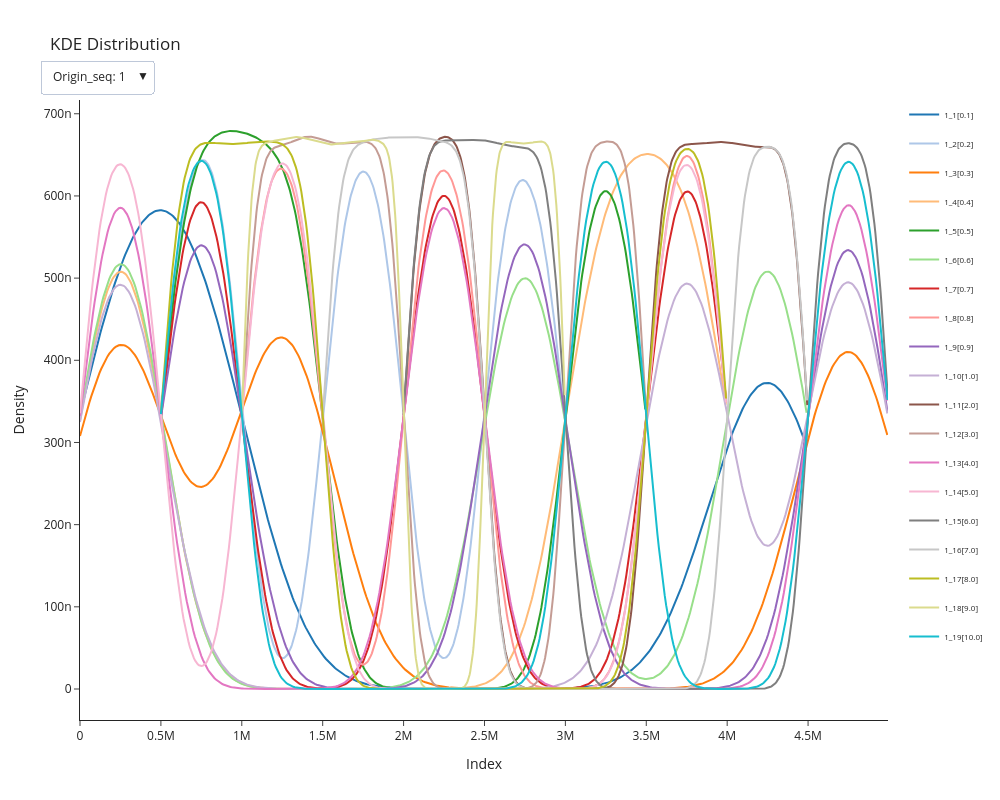

Notebook code for this chart:
### Code cell
plotly_kde_dropdown(pseudosnp_dataframe)

### Figure 1 — Plotly figure (JSON) as saved in the notebook; plotly's stock layout.template omitted (floating-point values rounded to 4 significant figures; data arrays with more than 128 entries replaced by an {"elided": "..."} marker saying what was removed)
{"data": [{"legendgroup": "1[0.1]", "marker": {"color": "rgb(31, 119, 180)"}, "mode": "lines", "name": "1_1[0.1]", "showlegend": true, "type": "scatter", "visible": true, "x": {"elided": "500 float values"}, "xaxis": "x", "y": {"elided": "500 float values"}, "yaxis": "y"}, {"legendgroup": "2[0.2]", "marker": {"color": "rgb(174, 199, 232)"}, "mode": "lines", "name": "1_2[0.2]", "showlegend": true, "type": "scatter", "visible": true, "x": {"elided": "500 float values"}, "xaxis": "x", "y": {"elided": "500 float values"}, "yaxis": "y"}, {"legendgroup": "3[0.3]", "marker": {"color": "rgb(255, 127, 14)"}, "mode": "lines", "name": "1_3[0.3]", "showlegend": true, "type": "scatter", "visible": true, "x": {"elided": "500 float values"}, "xaxis": "x", "y": {"elided": "500 float values"}, "yaxis": "y"}, {"legendgroup": "4[0.4]", "marker": {"color": "rgb(255, 187, 120)"}, "mode": "lines", "name": "1_4[0.4]", "showlegend": true, "type": "scatter", "visible": true, "x": {"elided": "500 float values"}, "xaxis": "x", "y": {"elided": "500 float values"}, "yaxis": "y"}, {"legendgroup": "5[0.5]", "marker": {"color": "rgb(44, 160, 44)"}, "mode": "lines", "name": "1_5[0.5]", "showlegend": true, "type": "scatter", "visible": true, "x": {"elided": "500 float values"}, "xaxis": "x", "y": {"elided": "500 float values"}, "yaxis": "y"}, {"legendgroup": "6[0.6]", "marker": {"color": "rgb(152, 223, 138)"}, "mode": "lines", "name": "1_6[0.6]", "showlegend": true, "type": "scatter", "visible": true, "x": {"elided": "500 float values"}, "xaxis": "x", "y": {"elided": "500 float values"}, "yaxis": "y"}, {"legendgroup": "7[0.7]", "marker": {"color": "rgb(214, 39, 40)"}, "mode": "lines", "name": "1_7[0.7]", "showlegend": true, "type": "scatter", "visible": true, "x": {"elided": "500 float values"}, "xaxis": "x", "y": {"elided": "500 float values"}, "yaxis": "y"}, {"legendgroup": "8[0.8]", "marker": {"color": "rgb(255, 152, 150)"}, "mode": "lines", "name": "1_8[0.8]", "showlegend": true, "type": "scatter", "visible": true, "x": {"elided": "500 float values"}, "xaxis": "x", "y": {"elided": "500 float values"}, "yaxis": "y"}, {"legendgroup": "9[0.9]", "marker": {"color": "rgb(148, 103, 189)"}, "mode": "lines", "name": "1_9[0.9]", "showlegend": true, "type": "scatter", "visible": true, "x": {"elided": "500 float values"}, "xaxis": "x", "y": {"elided": "500 float values"}, "yaxis": "y"}, {"legendgroup": "10[1.0]", "marker": {"color": "rgb(197, 176, 213)"}, "mode": "lines", "name": "1_10[1.0]", "showlegend": true, "type": "scatter", "visible": true, "x": {"elided": "500 float values"}, "xaxis": "x", "y": {"elided": "500 float values"}, "yaxis": "y"}, {"legendgroup": "11[2.0]", "marker": {"color": "rgb(140, 86, 75)"}, "mode": "lines", "name": "1_11[2.0]", "showlegend": true, "type": "scatter", "visible": true, "x": {"elided": "500 float values"}, "xaxis": "x", "y": {"elided": "500 float values"}, "yaxis": "y"}, {"legendgroup": "12[3.0]", "marker": {"color": "rgb(196, 156, 148)"}, "mode": "lines", "name": "1_12[3.0]", "showlegend": true, "type": "scatter", "visible": true, "x": {"elided": "500 float values"}, "xaxis": "x", "y": {"elided": "500 float values"}, "yaxis": "y"}, {"legendgroup": "13[4.0]", "marker": {"color": "rgb(227, 119, 194)"}, "mode": "lines", "name": "1_13[4.0]", "showlegend": true, "type": "scatter", "visible": true, "x": {"elided": "500 float values"}, "xaxis": "x", "y": {"elided": "500 float values"}, "yaxis": "y"}, {"legendgroup": "14[5.0]", "marker": {"color": "rgb(247, 182, 210)"}, "mode": "lines", "name": "1_14[5.0]", "showlegend": true, "type": "scatter", "visible": true, "x": {"elided": "500 float values"}, "xaxis": "x", "y": {"elided": "500 float values"}, "yaxis": "y"}, {"legendgroup": "15[6.0]", "marker": {"color": "rgb(127, 127, 127)"}, "mode": "lines", "name": "1_15[6.0]", "showlegend": true, "type": "scatter", "visible": true, "x": {"elided": "500 float values"}, "xaxis": "x", "y": {"elided": "500 float values"}, "yaxis": "y"}, {"legendgroup": "16[7.0]", "marker": {"color": "rgb(199, 199, 199)"}, "mode": "lines", "name": "1_16[7.0]", "showlegend": true, "type": "scatter", "visible": true, "x": {"elided": "500 float values"}, "xaxis": "x", "y": {"elided": "500 float values"}, "yaxis": "y"}, {"legendgroup": "17[8.0]", "marker": {"color": "rgb(188, 189, 34)"}, "mode": "lines", "name": "1_17[8.0]", "showlegend": true, "type": "scatter", "visible": true, "x": {"elided": "500 float values"}, "xaxis": "x", "y": {"elided": "500 float values"}, "yaxis": "y"}, {"legendgroup": "18[9.0]", "marker": {"color": "rgb(219, 219, 141)"}, "mode": "lines", "name": "1_18[9.0]", "showlegend": true, "type": "scatter", "visible": true, "x": {"elided": "500 float values"}, "xaxis": "x", "y": {"elided": "500 float values"}, "yaxis": "y"}, {"legendgroup": "19[10.0]", "marker": {"color": "rgb(23, 190, 207)"}, "mode": "lines", "name": "1_19[10.0]", "showlegend": true, "type": "scatter", "visible": true, "x": {"elided": "500 float values"}, "xaxis": "x", "y": {"elided": "500 float values"}, "yaxis": "y"}, {"legendgroup": "20[0.1]", "marker": {"color": "rgb(31, 119, 180)"}, "mode": "lines", "name": "2_20[0.1]", "showlegend": true, "type": "scatter", "visible": false, "x": {"elided": "500 float values"}, "xaxis": "x", "y": {"elided": "500 float values"}, "yaxis": "y"}, {"legendgroup": "21[0.2]", "marker": {"color": "rgb(174, 199, 232)"}, "mode": "lines", "name": "2_21[0.2]", "showlegend": true, "type": "scatter", "visible": false, "x": {"elided": "500 float values"}, "xaxis": "x", "y": {"elided": "500 float values"}, "yaxis": "y"}, {"legendgroup": "22[0.3]", "marker": {"color": "rgb(255, 127, 14)"}, "mode": "lines", "name": "2_22[0.3]", "showlegend": true, "type": "scatter", "visible": false, "x": {"elided": "500 float values"}, "xaxis": "x", "y": {"elided": "500 float values"}, "yaxis": "y"}, {"legendgroup": "23[0.4]", "marker": {"color": "rgb(255, 187, 120)"}, "mode": "lines", "name": "2_23[0.4]", "showlegend": true, "type": "scatter", "visible": false, "x": {"elided": "500 float values"}, "xaxis": "x", "y": {"elided": "500 float values"}, "yaxis": "y"}, {"legendgroup": "24[0.5]", "marker": {"color": "rgb(44, 160, 44)"}, "mode": "lines", "name": "2_24[0.5]", "showlegend": true, "type": "scatter", "visible": false, "x": {"elided": "500 float values"}, "xaxis": "x", "y": {"elided": "500 float values"}, "yaxis": "y"}, {"legendgroup": "25[0.6]", "marker": {"color": "rgb(152, 223, 138)"}, "mode": "lines", "name": "2_25[0.6]", "showlegend": true, "type": "scatter", "visible": false, "x": {"elided": "500 float values"}, "xaxis": "x", "y": {"elided": "500 float values"}, "yaxis": "y"}, {"legendgroup": "26[0.7]", "marker": {"color": "rgb(214, 39, 40)"}, "mode": "lines", "name": "2_26[0.7]", "showlegend": true, "type": "scatter", "visible": false, "x": {"elided": "500 float values"}, "xaxis": "x", "y": {"elided": "500 float values"}, "yaxis": "y"}, {"legendgroup": "27[0.8]", "marker": {"color": "rgb(255, 152, 150)"}, "mode": "lines", "name": "2_27[0.8]", "showlegend": true, "type": "scatter", "visible": false, "x": {"elided": "500 float values"}, "xaxis": "x", "y": {"elided": "500 float values"}, "yaxis": "y"}, {"legendgroup": "28[0.9]", "marker": {"color": "rgb(148, 103, 189)"}, "mode": "lines", "name": "2_28[0.9]", "showlegend": true, "type": "scatter", "visible": false, "x": {"elided": "500 float values"}, "xaxis": "x", "y": {"elided": "500 float values"}, "yaxis": "y"}, {"legendgroup": "29[1.0]", "marker": {"color": "rgb(197, 176, 213)"}, "mode": "lines", "name": "2_29[1.0]", "showlegend": true, "type": "scatter", "visible": false, "x": {"elided": "500 float values"}, "xaxis": "x", "y": {"elided": "500 float values"}, "yaxis": "y"}, {"legendgroup": "30[2.0]", "marker": {"color": "rgb(140, 86, 75)"}, "mode": "lines", "name": "2_30[2.0]", "showlegend": true, "type": "scatter", "visible": false, "x": {"elided": "500 float values"}, "xaxis": "x", "y": {"elided": "500 float values"}, "yaxis": "y"}, {"legendgroup": "31[3.0]", "marker": {"color": "rgb(196, 156, 148)"}, "mode": "lines", "name": "2_31[3.0]", "showlegend": true, "type": "scatter", "visible": false, "x": {"elided": "500 float values"}, "xaxis": "x", "y": {"elided": "500 float values"}, "yaxis": "y"}, {"legendgroup": "32[4.0]", "marker": {"color": "rgb(227, 119, 194)"}, "mode": "lines", "name": "2_32[4.0]", "showlegend": true, "type": "scatter", "visible": false, "x": {"elided": "500 float values"}, "xaxis": "x", "y": {"elided": "500 float values"}, "yaxis": "y"}, {"legendgroup": "33[5.0]", "marker": {"color": "rgb(247, 182, 210)"}, "mode": "lines", "name": "2_33[5.0]", "showlegend": true, "type": "scatter", "visible": false, "x": {"elided": "500 float values"}, "xaxis": "x", "y": {"elided": "500 float values"}, "yaxis": "y"}, {"legendgroup": "34[6.0]", "marker": {"color": "rgb(127, 127, 127)"}, "mode": "lines", "name": "2_34[6.0]", "showlegend": true, "type": "scatter", "visible": false, "x": {"elided": "500 float values"}, "xaxis": "x", "y": {"elided": "500 float values"}, "yaxis": "y"}, {"legendgroup": "35[7.0]", "marker": {"color": "rgb(199, 199, 199)"}, "mode": "lines", "name": "2_35[7.0]", "showlegend": true, "type": "scatter", "visible": false, "x": {"elided": "500 float values"}, "xaxis": "x", "y": {"elided": "500 float values"}, "yaxis": "y"}, {"legendgroup": "36[8.0]", "marker": {"color": "rgb(188, 189, 34)"}, "mode": "lines", "name": "2_36[8.0]", "showlegend": true, "type": "scatter", "visible": false, "x": {"elided": "500 float values"}, "xaxis": "x", "y": {"elided": "500 float values"}, "yaxis": "y"}, {"legendgroup": "37[9.0]", "marker": {"color": "rgb(219, 219, 141)"}, "mode": "lines", "name": "2_37[9.0]", "showlegend": true, "type": "scatter", "visible": false, "x": {"elided": "500 float values"}, "xaxis": "x", "y": {"elided": "500 float values"}, "yaxis": "y"}, {"legendgroup": "38[10.0]", "marker": {"color": "rgb(23, 190, 207)"}, "mode": "lines", "name": "2_38[10.0]", "showlegend": true, "type": "scatter", "visible": false, "x": {"elided": "500 float values"}, "xaxis": "x", "y": {"elided": "500 float values"}, "yaxis": "y"}, {"legendgroup": "39[0.1]", "marker": {"color": "rgb(31, 119, 180)"}, "mode": "lines", "name": "3_39[0.1]", "showlegend": true, "type": "scatter", "visible": false, "x": {"elided": "500 float values"}, "xaxis": "x", "y": {"elided": "500 float values"}, "yaxis": "y"}, {"legendgroup": "40[0.2]", "marker": {"color": "rgb(174, 199, 232)"}, "mode": "lines", "name": "3_40[0.2]", "showlegend": true, "type": "scatter", "visible": false, "x": {"elided": "500 float values"}, "xaxis": "x", "y": {"elided": "500 float values"}, "yaxis": "y"}, {"legendgroup": "41[0.3]", "marker": {"color": "rgb(255, 127, 14)"}, "mode": "lines", "name": "3_41[0.3]", "showlegend": true, "type": "scatter", "visible": false, "x": {"elided": "500 float values"}, "xaxis": "x", "y": {"elided": "500 float values"}, "yaxis": "y"}, {"legendgroup": "42[0.4]", "marker": {"color": "rgb(255, 187, 120)"}, "mode": "lines", "name": "3_42[0.4]", "showlegend": true, "type": "scatter", "visible": false, "x": {"elided": "500 float values"}, "xaxis": "x", "y": {"elided": "500 float values"}, "yaxis": "y"}, {"legendgroup": "43[0.5]", "marker": {"color": "rgb(44, 160, 44)"}, "mode": "lines", "name": "3_43[0.5]", "showlegend": true, "type": "scatter", "visible": false, "x": {"elided": "500 float values"}, "xaxis": "x", "y": {"elided": "500 float values"}, "yaxis": "y"}, {"legendgroup": "44[0.6]", "marker": {"color": "rgb(152, 223, 138)"}, "mode": "lines", "name": "3_44[0.6]", "showlegend": true, "type": "scatter", "visible": false, "x": {"elided": "500 float values"}, "xaxis": "x", "y": {"elided": "500 float values"}, "yaxis": "y"}, {"legendgroup": "45[0.7]", "marker": {"color": "rgb(214, 39, 40)"}, "mode": "lines", "name": "3_45[0.7]", "showlegend": true, "type": "scatter", "visible": false, "x": {"elided": "500 float values"}, "xaxis": "x", "y": {"elided": "500 float values"}, "yaxis": "y"}, {"legendgroup": "46[0.8]", "marker": {"color": "rgb(255, 152, 150)"}, "mode": "lines", "name": "3_46[0.8]", "showlegend": true, "type": "scatter", "visible": false, "x": {"elided": "500 float values"}, "xaxis": "x", "y": {"elided": "500 float values"}, "yaxis": "y"}, {"legendgroup": "47[0.9]", "marker": {"color": "rgb(148, 103, 189)"}, "mode": "lines", "name": "3_47[0.9]", "showlegend": true, "type": "scatter", "visible": false, "x": {"elided": "500 float values"}, "xaxis": "x", "y": {"elided": "500 float values"}, "yaxis": "y"}, {"legendgroup": "48[1.0]", "marker": {"color": "rgb(197, 176, 213)"}, "mode": "lines", "name": "3_48[1.0]", "showlegend": true, "type": "scatter", "visible": false, "x": {"elided": "500 float values"}, "xaxis": "x", "y": {"elided": "500 float values"}, "yaxis": "y"}, {"legendgroup": "49[2.0]", "marker": {"color": "rgb(140, 86, 75)"}, "mode": "lines", "name": "3_49[2.0]", "showlegend": true, "type": "scatter", "visible": false, "x": {"elided": "500 float values"}, "xaxis": "x", "y": {"elided": "500 float values"}, "yaxis": "y"}, {"legendgroup": "50[3.0]", "marker": {"color": "rgb(196, 156, 148)"}, "mode": "lines", "name": "3_50[3.0]", "showlegend": true, "type": "scatter", "visible": false, "x": {"elided": "500 float values"}, "xaxis": "x", "y": {"elided": "500 float values"}, "yaxis": "y"}, {"legendgroup": "51[4.0]", "marker": {"color": "rgb(227, 119, 194)"}, "mode": "lines", "name": "3_51[4.0]", "showlegend": true, "type": "scatter", "visible": false, "x": {"elided": "500 float values"}, "xaxis": "x", "y": {"elided": "500 float values"}, "yaxis": "y"}, {"legendgroup": "52[5.0]", "marker": {"color": "rgb(247, 182, 210)"}, "mode": "lines", "name": "3_52[5.0]", "showlegend": true, "type": "scatter", "visible": false, "x": {"elided": "500 float values"}, "xaxis": "x", "y": {"elided": "500 float values"}, "yaxis": "y"}, {"legendgroup": "53[6.0]", "marker": {"color": "rgb(127, 127, 127)"}, "mode": "lines", "name": "3_53[6.0]", "showlegend": true, "type": "scatter", "visible": false, "x": {"elided": "500 float values"}, "xaxis": "x", "y": {"elided": "500 float values"}, "yaxis": "y"}, {"legendgroup": "54[7.0]", "marker": {"color": "rgb(199, 199, 199)"}, "mode": "lines", "name": "3_54[7.0]", "showlegend": true, "type": "scatter", "visible": false, "x": {"elided": "500 float values"}, "xaxis": "x", "y": {"elided": "500 float values"}, "yaxis": "y"}, {"legendgroup": "55[8.0]", "marker": {"color": "rgb(188, 189, 34)"}, "mode": "lines", "name": "3_55[8.0]", "showlegend": true, "type": "scatter", "visible": false, "x": {"elided": "500 float values"}, "xaxis": "x", "y": {"elided": "500 float values"}, "yaxis": "y"}, {"legendgroup": "56[9.0]", "marker": {"color": "rgb(219, 219, 141)"}, "mode": "lines", "name": "3_56[9.0]", "showlegend": true, "type": "scatter", "visible": false, "x": {"elided": "500 float values"}, "xaxis": "x", "y": {"elided": "500 float values"}, "yaxis": "y"}, {"legendgroup": "57[10.0]", "marker": {"color": "rgb(23, 190, 207)"}, "mode": "lines", "name": "3_57[10.0]", "showlegend": true, "type": "scatter", "visible": false, "x": {"elided": "500 float values"}, "xaxis": "x", "y": {"elided": "500 float values"}, "yaxis": "y"}], "layout": {"height": 800, "legend": {"font": {"size": 8}}, "showlegend": true, "title": {"text": "KDE Distribution"}, "updatemenus": [{"active": 0, "buttons": [{"args": [{"visible": [true, true, true, true, true, true, true, true, true, true, true, true, true, true, true, true, true, true, true, false, false, false, false, false, false, false, false, false, false, false, false, false, false, false, false, false, false, false, false, false, false, false, false, false, false, false, false, false, false, false, false, false, false, false, false, false, false]}, {"title": "KDE Distribution - Origin sequnce: 1"}], "label": "Origin_seq: 1", "method": "update"}, {"args": [{"visible": [false, false, false, false, false, false, false, false, false, false, false, false, false, false, false, false, false, false, false, true, true, true, true, true, true, true, true, true, true, true, true, true, true, true, true, true, true, true, false, false, false, false, false, false, false, false, false, false, false, false, false, false, false, false, false, false, false]}, {"title": "KDE Distribution - Origin sequnce: 2"}], "label": "Origin_seq: 2", "method": "update"}, {"args": [{"visible": [false, false, false, false, false, false, false, false, false, false, false, false, false, false, false, false, false, false, false, false, false, false, false, false, false, false, false, false, false, false, false, false, false, false, false, false, false, false, true, true, true, true, true, true, true, true, true, true, true, true, true, true, true, true, true, true, true]}, {"title": "KDE Distribution - Origin sequnce: 3"}], "label": "Origin_seq: 3", "method": "update"}], "direction": "down", "pad": {"r": 10, "t": 10}, "showactive": true, "xanchor": "left", "y": 1.08, "yanchor": "top"}], "width": 1000, "xaxis": {"title": {"text": "Index"}}, "yaxis": {"title": {"text": "Density"}}}}
